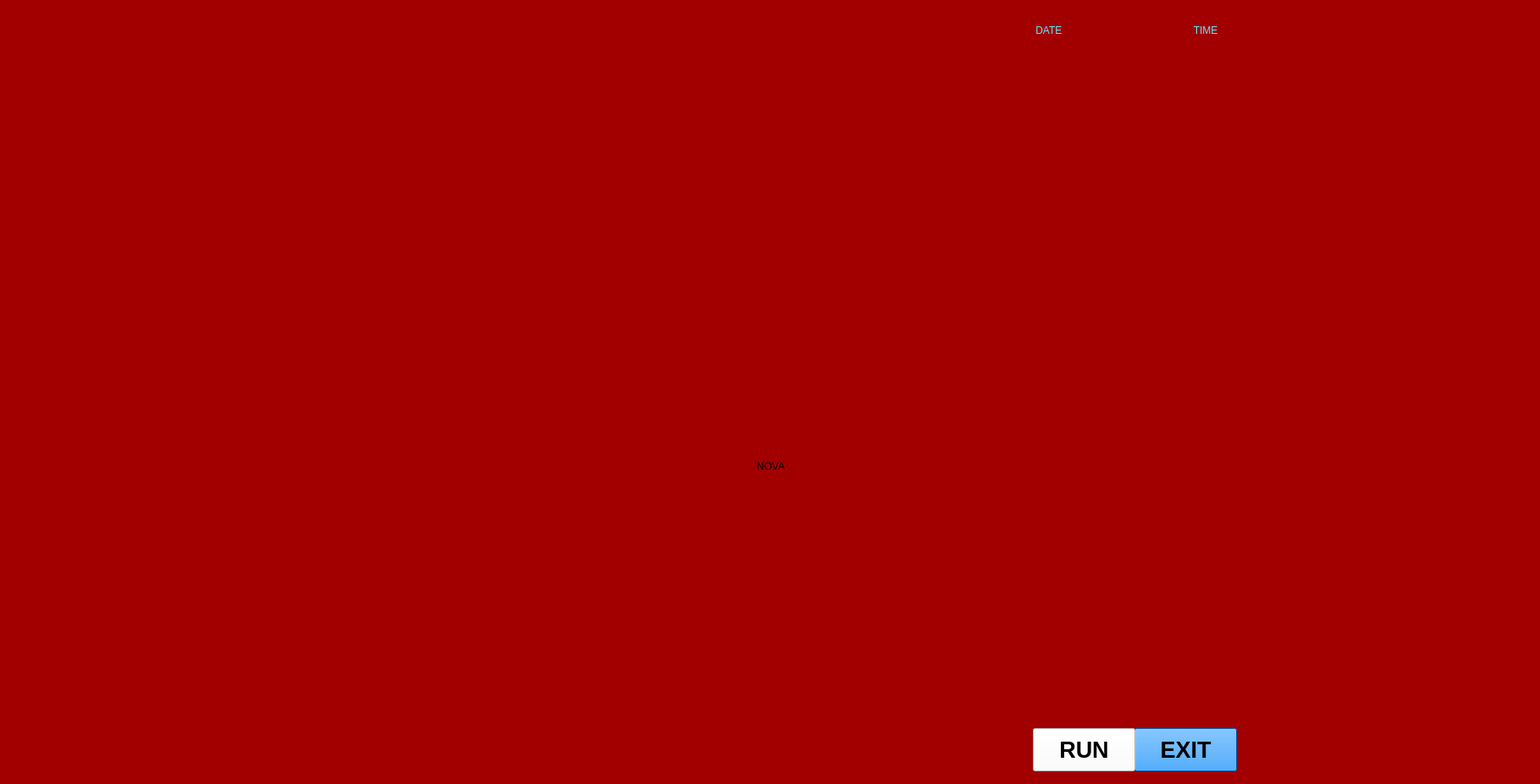
<?xml version="1.0" encoding="UTF-8"?>
<ui version="4.0">
 <class>NovaUI</class>
 <widget class="QMainWindow" name="NovaUI">
  <property name="geometry">
   <rect>
    <x>0</x>
    <y>0</y>
    <width>1819</width>
    <height>926</height>
   </rect>
  </property>
  <property name="windowTitle">
   <string>MainWindow</string>
  </property>
  <widget class="QWidget" name="centralwidget">
   <widget class="QLabel" name="label">
    <property name="geometry">
     <rect>
      <x>-60</x>
      <y>-70</y>
      <width>1981</width>
      <height>1091</height>
     </rect>
    </property>
    <property name="autoFillBackground">
     <bool>false</bool>
    </property>
    <property name="styleSheet">
     <string notr="true">background-color: rgb(162, 0, 0);</string>
    </property>
    <property name="text">
     <string/>
    </property>
    <property name="pixmap">
     <pixmap>bg2.jpg</pixmap>
    </property>
    <property name="scaledContents">
     <bool>true</bool>
    </property>
   </widget>
   <widget class="QLineEdit" name="inputTextBox">
    <property name="geometry">
     <rect>
      <x>600</x>
      <y>800</y>
      <width>600</width>
      <height>50</height>
     </rect>
    </property>
    <property name="styleSheet">
     <string notr="true">font-size: 20px; color: black; background-color: white; border-radius: 5px;</string>
    </property>
    <property name="placeholderText">
     <string>Type your command here...</string>
    </property>
   </widget>
   <widget class="QPushButton" name="submitButton">
    <property name="geometry">
     <rect>
      <x>1220</x>
      <y>800</y>
      <width>121</width>
      <height>50</height>
     </rect>
    </property>
    <property name="font">
     <font>
      <pointsize>16</pointsize>
      <weight>75</weight>
      <bold>true</bold>
     </font>
    </property>
    <property name="styleSheet">
     <string notr="true">background-color: rgb(0, 136, 255); color: white;</string>
    </property>
    <property name="text">
     <string>Submit</string>
    </property>
   </widget>
   <widget class="QPushButton" name="pushButton_3">
    <property name="geometry">
     <rect>
      <x>1340</x>
      <y>860</y>
      <width>121</width>
      <height>51</height>
     </rect>
    </property>
    <property name="font">
     <font>
      <pointsize>20</pointsize>
      <weight>75</weight>
      <bold>true</bold>
     </font>
    </property>
    <property name="autoFillBackground">
     <bool>false</bool>
    </property>
    <property name="styleSheet">
     <string notr="true">background-color: rgb(0, 136, 255);</string>
    </property>
    <property name="text">
     <string>EXIT</string>
    </property>
   </widget>
   <widget class="QPushButton" name="pushButton_4">
    <property name="geometry">
     <rect>
      <x>1220</x>
      <y>860</y>
      <width>121</width>
      <height>51</height>
     </rect>
    </property>
    <property name="font">
     <font>
      <pointsize>20</pointsize>
      <weight>75</weight>
      <bold>true</bold>
     </font>
    </property>
    <property name="autoFillBackground">
     <bool>false</bool>
    </property>
    <property name="styleSheet">
     <string notr="true">background-color: rgb(255, 255, 255);</string>
    </property>
    <property name="text">
     <string>RUN</string>
    </property>
   </widget>
   <widget class="QTextBrowser" name="textBrowser">
    <property name="geometry">
     <rect>
      <x>1200</x>
      <y>50</y>
      <width>181</width>
      <height>51</height>
     </rect>
    </property>
    <property name="styleSheet">
     <string notr="true">background:transparent;
border-radius:none;</string>
    </property>
   </widget>
   <widget class="QTextBrowser" name="textBrowser_2">
    <property name="geometry">
     <rect>
      <x>1400</x>
      <y>50</y>
      <width>181</width>
      <height>51</height>
     </rect>
    </property>
    <property name="styleSheet">
     <string notr="true">background:transparent;
border-radius:none;</string>
    </property>
   </widget>
   <widget class="QLabel" name="label_3">
    <property name="geometry">
        <rect>
            <x>580</x>
            <y>360</y>
            <width>661</width>
            <height>381</height>
        </rect>
    </property>
    <property name="text">
        <string>NOVA</string>
    </property>
    <property name="pixmap">
        <pixmap/>
    </property>
    <property name="scaledContents">
        <bool>false</bool>
    </property>
    <property name="alignment">
        <set>Qt::AlignCenter</set>
    </property>
</widget>
   <widget class="QLabel" name="label_4">
    <property name="geometry">
     <rect>
      <x>-10</x>
      <y>120</y>
      <width>221</width>
      <height>321</height>
     </rect>
    </property>
    <property name="text">
     <string/>
    </property>
    <property name="pixmap">
     <pixmap>circle.gif</pixmap>
    </property>
    <property name="scaledContents">
     <bool>true</bool>
    </property>
   </widget>
   <widget class="QLabel" name="label_2">
    <property name="geometry">
     <rect>
      <x>790</x>
      <y>180</y>
      <width>241</width>
      <height>211</height>
     </rect>
    </property>
    <property name="text">
     <string/>
    </property>
    <property name="pixmap">
     <pixmap>ironman1.gif</pixmap>
    </property>
    <property name="scaledContents">
     <bool>true</bool>
    </property>
   </widget>
   <widget class="QLabel" name="label_5">
    <property name="geometry">
     <rect>
      <x>10</x>
      <y>260</y>
      <width>641</width>
      <height>611</height>
     </rect>
    </property>
    <property name="text">
     <string/>
    </property>
    <property name="pixmap">
     <pixmap>frame1_flip.png</pixmap>
    </property>
    <property name="scaledContents">
     <bool>true</bool>
    </property>
   </widget>
   <widget class="QLabel" name="label_6">
    <property name="geometry">
     <rect>
      <x>1170</x>
      <y>260</y>
      <width>631</width>
      <height>601</height>
     </rect>
    </property>
    <property name="text">
     <string/>
    </property>
    <property name="pixmap">
     <pixmap>fram1.png</pixmap>
    </property>
    <property name="scaledContents">
     <bool>true</bool>
    </property>
   </widget>
   <widget class="QLabel" name="label_7">
    <property name="geometry">
     <rect>
      <x>590</x>
      <y>730</y>
      <width>641</width>
      <height>81</height>
     </rect>
    </property>
    <property name="text">
     <string/>
    </property>
    <property name="pixmap">
     <pixmap>lines1.gif</pixmap>
    </property>
    <property name="scaledContents">
     <bool>true</bool>
    </property>
   </widget>
   <widget class="QLabel" name="label_8">
    <property name="geometry">
     <rect>
      <x>1220</x>
      <y>370</y>
      <width>251</width>
      <height>371</height>
     </rect>
    </property>
    <property name="text">
     <string/>
    </property>
    <property name="pixmap">
     <pixmap>ironman3.gif</pixmap>
    </property>
    <property name="scaledContents">
     <bool>true</bool>
    </property>
   </widget>
   <widget class="QLabel" name="label_9">
    <property name="geometry">
     <rect>
      <x>1610</x>
      <y>120</y>
      <width>221</width>
      <height>321</height>
     </rect>
    </property>
    <property name="text">
     <string/>
    </property>
    <property name="pixmap">
     <pixmap>circle.gif</pixmap>
    </property>
    <property name="scaledContents">
     <bool>true</bool>
    </property>
   </widget>
   <widget class="QLabel" name="label_10">
    <property name="geometry">
     <rect>
      <x>1160</x>
      <y>10</y>
      <width>191</width>
      <height>91</height>
     </rect>
    </property>
    <property name="text">
     <string/>
    </property>
    <property name="pixmap">
     <pixmap>frame10.jpg</pixmap>
    </property>
    <property name="scaledContents">
     <bool>true</bool>
    </property>
   </widget>
   <widget class="QLabel" name="label_11">
    <property name="geometry">
     <rect>
      <x>1350</x>
      <y>10</y>
      <width>191</width>
      <height>91</height>
     </rect>
    </property>
    <property name="text">
     <string/>
    </property>
    <property name="pixmap">
     <pixmap>frame10.jpg</pixmap>
    </property>
    <property name="scaledContents">
     <bool>true</bool>
    </property>
   </widget>
   <widget class="QLabel" name="label_12">
    <property name="geometry">
     <rect>
      <x>-30</x>
      <y>780</y>
      <width>201</width>
      <height>111</height>
     </rect>
    </property>
    <property name="text">
     <string/>
    </property>
    <property name="pixmap">
     <pixmap>powersource.gif</pixmap>
    </property>
    <property name="scaledContents">
     <bool>true</bool>
    </property>
   </widget>
   <widget class="QLabel" name="label_13">
    <property name="geometry">
     <rect>
      <x>1650</x>
      <y>780</y>
      <width>201</width>
      <height>111</height>
     </rect>
    </property>
    <property name="text">
     <string/>
    </property>
    <property name="pixmap">
     <pixmap>powersource.gif</pixmap>
    </property>
    <property name="scaledContents">
     <bool>true</bool>
    </property>
   </widget>
   <widget class="QLabel" name="label_14">
    <property name="geometry">
     <rect>
      <x>1210</x>
      <y>20</y>
      <width>91</width>
      <height>31</height>
     </rect>
    </property>
    <property name="layoutDirection">
     <enum>Qt::LeftToRight</enum>
    </property>
    <property name="styleSheet">
     <string notr="true">color: rgb(93, 234, 255);
font: 75 11pt &quot;MS Shell Dlg 2&quot;;</string>
    </property>
    <property name="text">
     <string>    DATE</string>
    </property>
   </widget>
   <widget class="QLabel" name="label_15">
    <property name="geometry">
     <rect>
      <x>1390</x>
      <y>20</y>
      <width>91</width>
      <height>31</height>
     </rect>
    </property>
    <property name="layoutDirection">
     <enum>Qt::LeftToRight</enum>
    </property>
    <property name="styleSheet">
     <string notr="true">color: rgb(93, 234, 255);
font: 75 11pt &quot;MS Shell Dlg 2&quot;;</string>
    </property>
    <property name="text">
     <string>      TIME</string>
    </property>
   </widget>
   <widget class="QLabel" name="label_16">
    <property name="geometry">
     <rect>
      <x>340</x>
      <y>370</y>
      <width>251</width>
      <height>371</height>
     </rect>
    </property>
    <property name="text">
     <string/>
    </property>
    <property name="pixmap">
     <pixmap>ironman3_flipped.gif</pixmap>
    </property>
    <property name="scaledContents">
     <bool>true</bool>
    </property>
   </widget>
   <widget class="QLabel" name="label_17">
    <property name="geometry">
     <rect>
      <x>290</x>
      <y>70</y>
      <width>211</width>
      <height>71</height>
     </rect>
    </property>
    <property name="text">
     <string/>
    </property>
    <property name="pixmap">
     <pixmap>novas.gif</pixmap>
    </property>
    <property name="scaledContents">
     <bool>true</bool>
    </property>
   </widget>
   <zorder>label</zorder>
   <zorder>pushButton_3</zorder>
   <zorder>pushButton_4</zorder>
   <zorder>label_4</zorder>
   <zorder>label_2</zorder>
   <zorder>label_3</zorder>
   <zorder>label_7</zorder>
   <zorder>label_8</zorder>
   <zorder>label_9</zorder>
   <zorder>label_6</zorder>
   <zorder>label_10</zorder>
   <zorder>textBrowser</zorder>
   <zorder>label_11</zorder>
   <zorder>textBrowser_2</zorder>
   <zorder>label_12</zorder>
   <zorder>label_13</zorder>
   <zorder>label_14</zorder>
   <zorder>label_15</zorder>
   <zorder>label_16</zorder>
   <zorder>label_5</zorder>
   <zorder>label_17</zorder>
  </widget>
 </widget>
 <resources/>
 <connections/>
</ui>
